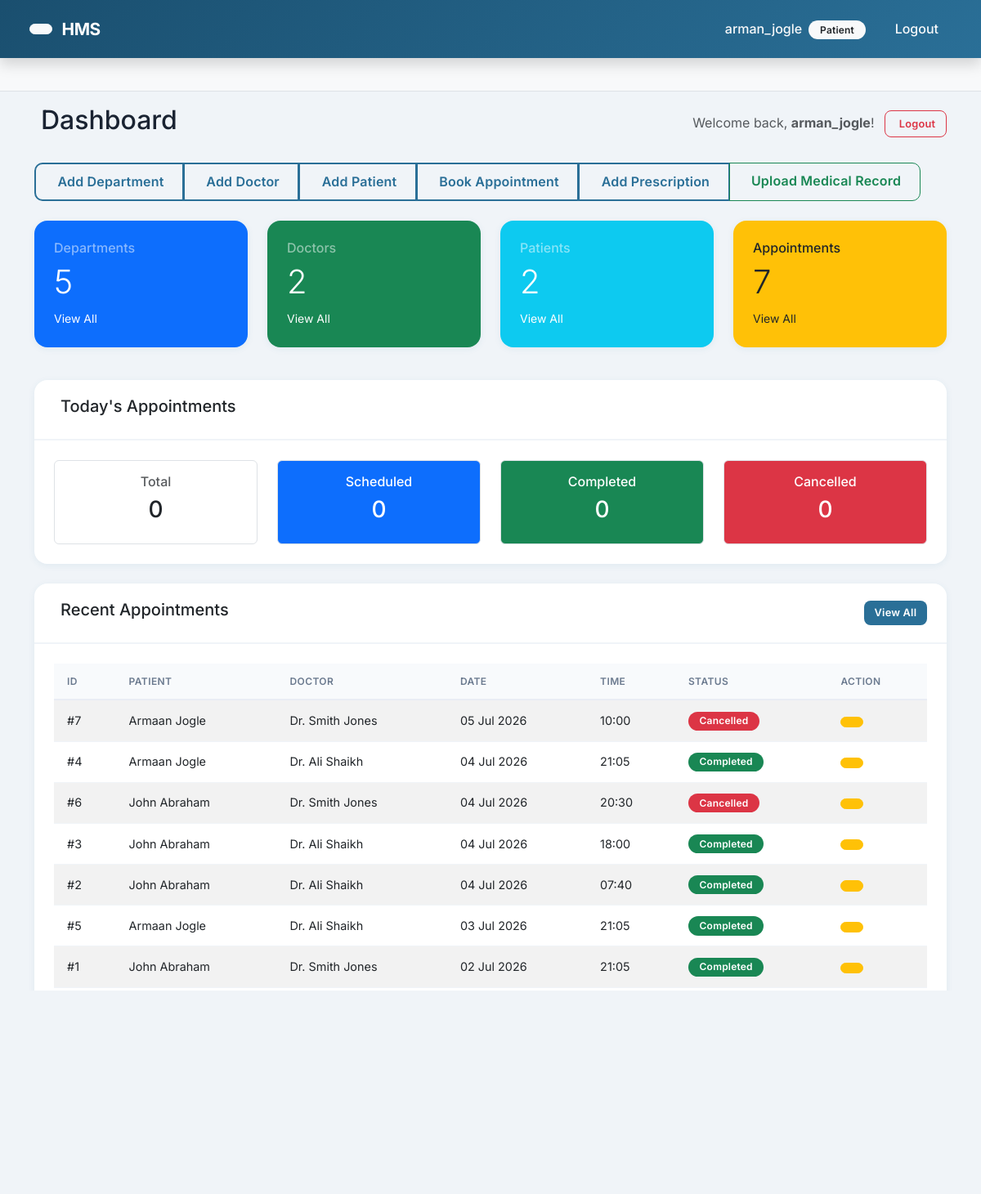
Screenshot of /admin-dashboard/ (signed in) with the database file from the repository.
### accounts/models.py (models this page shows, shortened)
class Profile(models.Model):
    ROLE_CHOICES = (
        ('ADMIN', 'Admin'),
        ('DOCTOR', 'Doctor'),
        ('RECEPTIONIST', 'Receptionist'),
        ('PATIENT', 'Patient'),
    )
    user = models.OneToOneField(User, on_delete=models.CASCADE, related_name='profile')
    role = models.CharField(max_length=20, choices=ROLE_CHOICES, default='PATIENT')

### appointments/models.py (models this page shows, shortened)
class Appointment(models.Model):
    STATUS_CHOICES = (
        ('Scheduled', 'Scheduled'),
        ('Completed', 'Completed'),
        ('Cancelled', 'Cancelled'),
    )
    appointment_id = models.AutoField(primary_key=True)
    patient = models.ForeignKey(Patient, on_delete=models.CASCADE, related_name='appointments')
    doctor = models.ForeignKey(Doctor, on_delete=models.CASCADE, related_name='appointments')
    appointment_date = models.DateField()
    appointment_time = models.TimeField()
    status = models.CharField(max_length=20, choices=STATUS_CHOICES, default='Scheduled')
    remarks = models.TextField(blank=True, null=True)
    class Meta:
        ordering = ['appointment_date', 'appointment_time']

### patients/models.py (models this page shows, shortened)
class Patient(models.Model):
    GENDER_CHOICES = (
        ('M', 'Male'),
        ('F', 'Female'),
        ('O', 'Other'),
    )
    BLOOD_GROUP_CHOICES = (
        ('A+', 'A+'), ('A-', 'A-'),
        ('B+', 'B+'), ('B-', 'B-'),
        ('AB+', 'AB+'), ('AB-', 'AB-'),
        ('O+', 'O+'), ('O-', 'O-'),
    )
    patient_id = models.AutoField(primary_key=True)
    user = models.OneToOneField(User, on_delete=models.CASCADE, related_name='patient_profile')
    first_name = models.CharField(max_length=50)
    last_name = models.CharField(max_length=50)
    gender = models.CharField(max_length=1, choices=GENDER_CHOICES)
    age = models.PositiveIntegerField()
    blood_group = models.CharField(max_length=3, choices=BLOOD_GROUP_CHOICES, blank=True, null=True)
    email = models.EmailField(unique=True)
    phone = models.CharField(max_length=15)
    address = models.TextField(blank=True, null=True)
    profile_image = models.ImageField(upload_to='patient_profiles/', blank=True, null=True)
    created_at = models.DateTimeField(auto_now_add=True)
    class Meta:
        ordering = ['-created_at']

### doctors/models.py (models this page shows, shortened)
class Doctor(models.Model):
    doctor_id = models.AutoField(primary_key=True)
    user = models.OneToOneField(User, on_delete=models.CASCADE, related_name='doctor_profile')
    first_name = models.CharField(max_length=50)
    last_name = models.CharField(max_length=50)
    email = models.EmailField(unique=True)
    phone = models.CharField(max_length=15)
    specialization = models.CharField(max_length=100)
    experience = models.IntegerField()  # years of experience
    department = models.ForeignKey(Department, on_delete=models.CASCADE, related_name='doctors')
    profile_image = models.ImageField(upload_to='doctor_profiles/', blank=True, null=True)
    joining_date = models.DateField(auto_now_add=True)
    class Meta:
        ordering = ['-joining_date']

### accounts/views.py (the view)
# urls.py: path('admin-dashboard/', views.admin_dashboard, name='admin_dashboard'),
@login_required
def admin_dashboard(request):
    total_doctors = Doctor.objects.count()
    total_patients = Patient.objects.count()
    total_departments = Department.objects.count()
    total_appointments = Appointment.objects.count()
    today = date.today()
    today_appointments = Appointment.objects.filter(appointment_date=today)
    today_scheduled = today_appointments.filter(status='Scheduled').count()
    today_completed = today_appointments.filter(status='Completed').count()
    today_cancelled = today_appointments.filter(status='Cancelled').count()
    recent_appointments = Appointment.objects.all().select_related('patient', 'doctor').order_by('-appointment_date', '-appointment_time')[:10]
    departments_with_counts = Department.objects.annotate(
        doctor_count=Count('doctors')
    ).values('department_name', 'doctor_count')
    context = {
        'role': 'Admin',
        'total_doctors': total_doctors,
        'total_patients': total_patients,
        'total_departments': total_departments,
        'total_appointments': total_appointments,
        'today_scheduled': today_scheduled,
        'today_completed': today_completed,
        'today_cancelled': today_cancelled,
        'today_appointments_total': today_appointments.count(),
        'recent_appointments': recent_appointments,
        'departments_with_counts': departments_with_counts,
    }
    return render(request, 'dashboards/admin_dashboard.html', context)

### templates/dashboards/admin_dashboard.html (shortened to what this page needs)
{% extends 'base.html' %}
{% load static %}
{% block content %}
<div class="d-flex justify-content-between align-items-center mb-4">
    <h2>Dashboard</h2>
    <div>
        <span class="text-muted">Welcome back, <strong>{{ request.user.username }}</strong>!</span>
        <a href="{% url 'accounts:logout' %}" class="btn btn-sm btn-outline-danger ms-2">
             Logout
        </a>
    </div>
</div>
<div class="row mb-4">
    <div class="col-12">
        <div class="btn-group flex-wrap" role="group">
            <a href="{% url 'departments:add' %}" class="btn btn-outline-primary">
                 Add Department
            </a>
            <a href="{% url 'doctors:add' %}" class="btn btn-outline-primary">
                 Add Doctor
            </a>
            <a href="{% url 'patients:add' %}" class="btn btn-outline-primary">
                 Add Patient
            </a>
            <a href="{% url 'appointments:add' %}" class="btn btn-outline-primary">
                 Book Appointment
            </a>
            <a href="{% url 'prescriptions:add' %}" class="btn btn-outline-primary">
                 Add Prescription
            </a>
            <a href="{% url 'medical_records:upload_record' %}" class="btn btn-outline-success">
                 Upload Medical Record
            </a>
        </div>
    </div>
</div>
<div class="row mb-4">
    <div class="col-md-3 col-sm-6 mb-3">
        <div class="card bg-primary text-white h-100">
            <div class="card-body">
                <div class="d-flex justify-content-between">
                    <div>
                        <h6 class="card-title text-white-50">Departments</h6>
                        <h2 class="display-6">{{ total_departments }}</h2>
                    </div>
                </div>
                <a href="{% url 'departments:list' %}" class="text-white text-decoration-none small">
                    View All
                </a>
            </div>
        </div>
    </div>
    <div class="col-md-3 col-sm-6 mb-3">
        <div class="card bg-success text-white h-100">
            <div class="card-body">
                <div class="d-flex justify-content-between">
                    <div>
                        <h6 class="card-title text-white-50">Doctors</h6>
                        <h2 class="display-6">{{ total_doctors }}</h2>
                    </div>
                </div>
                <a href="{% url 'doctors:list' %}" class="text-white text-decoration-none small">
                    View All
                </a>
            </div>
        </div>
    </div>
    <div class="col-md-3 col-sm-6 mb-3">
        <div class="card bg-info text-white h-100">
            <div class="card-body">
                <div class="d-flex justify-content-between">
                    <div>
                        <h6 class="card-title text-white-50">Patients</h6>
                        <h2 class="display-6">{{ total_patients }}</h2>
                    </div>
                </div>
                <a href="{% url 'patients:list' %}" class="text-white text-decoration-none small">
                    View All
                </a>
            </div>
        </div>
    </div>
    <div class="col-md-3 col-sm-6 mb-3">
        <div class="card bg-warning text-dark h-100">
            <div class="card-body">
                <div class="d-flex justify-content-between">
                    <div>
                        <h6 class="card-title text-dark-50">Appointments</h6>
                        <h2 class="display-6">{{ total_appointments }}</h2>
                    </div>
                </div>
                <a href="{% url 'appointments:list' %}" class="text-dark text-decoration-none small">
                    View All
                </a>
            </div>
        </div>
    </div>
</div>
<div class="row mb-4">
    <div class="col-12">
        <div class="card">
            <div class="card-header">
                <h5>Today's Appointments</h5>
            </div>
            <div class="card-body">
                <div class="row text-center">
                    <div class="col-md-3">
                        <div class="border rounded p-3">
                            <h6 class="text-muted">Total</h6>
                            <h3>{{ today_appointments_total }}</h3>
                        </div>
                    </div>
                    <div class="col-md-3">
                        <div class="border rounded p-3 bg-primary text-white">
                            <h6>Scheduled</h6>
                            <h3>{{ today_scheduled }}</h3>
                        </div>
                    </div>
                    <div class="col-md-3">
                        <div class="border rounded p-3 bg-success text-white">
                            <h6>Completed</h6>
                            <h3>{{ today_completed }}</h3>
                        </div>
                    </div>
                    <div class="col-md-3">
                        <div class="border rounded p-3 bg-danger text-white">
                            <h6>Cancelled</h6>
                            <h3>{{ today_cancelled }}</h3>
                        </div>
                    </div>
                </div>
            </div>
        </div>
    </div>
</div>
<div class="row">
    <div class="col-12">
        <div class="card">
            <div class="card-header d-flex justify-content-between align-items-center">
                <h5>Recent Appointments</h5>
                <a href="{% url 'appointments:list' %}" class="btn btn-sm btn-primary">View All</a>
            </div>
            <div class="card-body">
                <div class="table-responsive">
                    <table class="table table-striped table-hover">
                        <thead>
                            <tr>
                                <th>ID</th>
                                <th>Patient</th>
                                <th>Doctor</th>
                                <th>Date</th>
                                <th>Time</th>
                                <th>Status</th>
                                <th>Action</th>
                            </tr>
                        </thead>
                        <tbody>
                            {% for appointment in recent_appointments %}
                            <tr>
                                <td>#{{ appointment.appointment_id }}</td>
                                <td>{{ appointment.patient.first_name }} {{ appointment.patient.last_name }}</td>
                                <td>Dr. {{ appointment.doctor.first_name }} {{ appointment.doctor.last_name }}</td>
                                <td>{{ appointment.appointment_date|date:"d M Y" }}</td>
                                <td>{{ appointment.appointment_time|time:"H:i" }}</td>
                                <td>
                                    <span class="badge {% if appointment.status == 'Scheduled' %}bg-primary{% elif appointment.status == 'Completed' %}bg-success{% else %}bg-danger{% endif %}">
                                        {{ appointment.status }}
                                    </span>
                                </td>
                                <td>
                                    <a href="{% url 'appointments:edit' appointment.pk %}" class="btn btn-sm btn-warning">
                                    </a>
                                </td>
                            </tr>
                            {% empty %}
                            <tr>
                                <td colspan="7" class="text-center">No appointments found.</td>
                            </tr>
                            {% endfor %}
                        </tbody>
                    </table>
                </div>
            </div>
        </div>
    </div>
</div>
{% if departments_with_counts %}
<div class="row mt-4">
    <div class="col-12">
        <div class="card">
            <div class="card-header">
                <h5>Doctors by Department</h5>
            </div>
            <div class="card-body">
                <div class="row">
                    {% for dept in departments_with_counts %}
                    <div class="col-md-3 col-sm-6 mb-2">
                        <div class="d-flex justify-content-between align-items-center border-bottom pb-2">
                            <span>{{ dept.department_name }}</span>
                            <span class="badge bg-primary rounded-pill">{{ dept.doctor_count }}</span>
                        </div>
                    </div>
                    {% endfor %}
                </div>
            </div>
        </div>
    </div>
</div>
{% endif %}
{% endblock %}

### templates/base.html (shortened to what this page needs)
{% load static %}
<!DOCTYPE html>
<html lang="en">
<head>
    <link href="https://cdn.jsdelivr.net/npm/bootstrap@5.3.0/dist/css/bootstrap.min.css" rel="stylesheet">
    <link rel="stylesheet" href="{% static 'css/custom.css' %}">
</head>
<body>
    <nav class="navbar navbar-expand-lg navbar-dark bg-primary sticky-top shadow">
        <div class="container-fluid">
            <button onclick="window.history.back();" class="btn btn-light btn-sm me-2" title="Go Back">
            </button>
            <a class="navbar-brand" href="
                {% if request.user.is_authenticated %}
                    {% if request.user.profile.role == 'ADMIN' %}
                        {% url 'accounts:admin_dashboard' %}
                    {% elif request.user.profile.role == 'DOCTOR' %}
                        {% url 'accounts:doctor_dashboard' %}
                    {% elif request.user.profile.role == 'RECEPTIONIST' %}
                        {% url 'accounts:receptionist_dashboard' %}
                    {% else %}
                        {% url 'accounts:patient_dashboard' %}
                    {% endif %}
                {% else %}
                    {% url 'accounts:login' %}
                {% endif %}
            ">
                 HMS
            </a>
            <div class="collapse navbar-collapse" id="navbarNav">
                <ul class="navbar-nav ms-auto">
                    {% if request.user.is_authenticated %}
                        <li class="nav-item">
                            <span class="nav-link text-light">
                                 {{ request.user.username }}
                                <span class="badge bg-light text-dark ms-1">{{ request.user.profile.role|title }}</span>
                            </span>
                        </li>
                        <li class="nav-item">
                            <a class="nav-link text-light" href="{% url 'accounts:logout' %}">
                                 Logout
                            </a>
                        </li>
                    {% endif %}
                </ul>
            </div>
        </div>
    </nav>
    {% block breadcrumbs %}
    <nav aria-label="breadcrumb" class="bg-light py-2 px-3 border-bottom">
        <div class="container-fluid">
            <ol class="breadcrumb mb-0">
            </ol>
        </div>
    </nav>
    {% endblock %}
    <div class="container mt-3">
        {% block content %}
        {% endblock %}
    </div>
</body>
</html>

### rows the page displays
Appointment: appointment_id "7", patient.first_name "Armaan", patient.last_name "Jogle", doctor.first_name "Smith", doctor.last_name "Jones", appointment_date "05 Jul 2026", appointment_time "10:00", status "Cancelled"
Appointment: appointment_id "4", patient.first_name "Armaan", patient.last_name "Jogle", doctor.first_name "Ali", doctor.last_name "Shaikh", appointment_date "04 Jul 2026", appointment_time "21:05", status "Completed"
Appointment: appointment_id "6", patient.first_name "John", patient.last_name "Abraham", doctor.first_name "Smith", doctor.last_name "Jones", appointment_date "04 Jul 2026", appointment_time "20:30", status "Cancelled"
Appointment: appointment_id "3", patient.first_name "John", patient.last_name "Abraham", doctor.first_name "Ali", doctor.last_name "Shaikh", appointment_date "04 Jul 2026", appointment_time "18:00", status "Completed"
Appointment: appointment_id "2", patient.first_name "John", patient.last_name "Abraham", doctor.first_name "Ali", doctor.last_name "Shaikh", appointment_date "04 Jul 2026", appointment_time "07:40", status "Completed"
Appointment: appointment_id "5", patient.first_name "Armaan", patient.last_name "Jogle", doctor.first_name "Ali", doctor.last_name "Shaikh", appointment_date "03 Jul 2026", appointment_time "21:05", status "Completed"
Appointment: appointment_id "1", patient.first_name "John", patient.last_name "Abraham", doctor.first_name "Smith", doctor.last_name "Jones", appointment_date "02 Jul 2026", appointment_time "21:05", status "Completed"

### other values shown
{{ request.user.username }} "arman_jogle"
{{ request.user.profile.role|title }} "Patient"
{{ total_departments }} "5"
{{ total_doctors }} "2"
{{ total_patients }} "2"
{{ total_appointments }} "7"
{{ today_appointments_total }} "0"
{{ today_scheduled }} "0"
{{ today_completed }} "0"
{{ today_cancelled }} "0"
